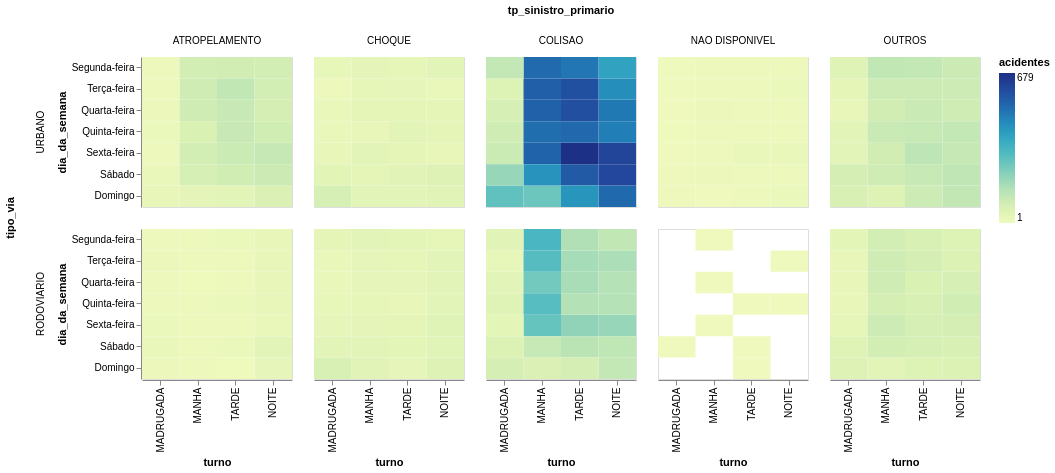

The cell this chart's notebook holds for it:
### Code cell
df_sinistros \
    .group_by('dia_da_semana', 'turno', 'tipo_via', 'tp_sinistro_primario').agg(pl.len().alias('acidentes')) \
    .plot.rect(x='turno', color='acidentes', y='dia_da_semana', row='tipo_via', column='tp_sinistro_primario') \
    .properties(height=150, width=150)

### Figure 1 — Vega-Lite specification as saved in the notebook (floating-point values rounded to 4 significant figures; data arrays with more than 128 entries replaced by an {"elided": "..."} marker saying what was removed)
{"config": {"view": {"continuousWidth": 300, "continuousHeight": 300}}, "data": {"name": "data-05cb5686b0deee9565735e0d9ea7835a"}, "mark": {"type": "rect", "tooltip": true}, "encoding": {"color": {"field": "acidentes", "type": "quantitative"}, "column": {"field": "tp_sinistro_primario", "type": "nominal"}, "row": {"field": "tipo_via", "sort": ["URBANO", "RODOVIARIO"], "type": "ordinal"}, "x": {"field": "turno", "sort": ["MADRUGADA", "MANHA", "TARDE", "NOITE"], "type": "ordinal"}, "y": {"field": "dia_da_semana", "sort": ["Segunda-feira", "Terça-feira", "Quarta-feira", "Quinta-feira", "Sexta-feira", "Sábado", "Domingo"], "type": "ordinal"}}, "height": 150, "params": [{"name": "param_1e9efca18e7a2868", "select": {"type": "interval", "encodings": ["x", "y"]}, "bind": "scales"}], "width": 150, "$schema": "https://vega.github.io/schema/vega-lite/v6.4.1.json", "datasets": {"data-05cb5686b0deee9565735e0d9ea7835a": {"elided": "261 records"}}}
